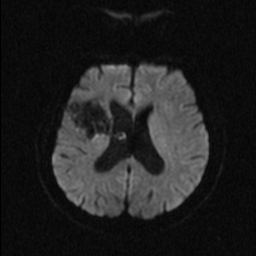
%> input picture FCM/Hospital Database/DWI Hospital Image/CSAdlan51.dcm, 256 x 256 px
$ octave --eval "result = ThresholdSegment(imread('../FCM/Hospital Database/DWI Hospital Image/CSAdlan51.dcm'));"   (GNU Octave 9; MATLAB toolbox functions it lacks are replaced by stand-ins)
%> lines starting %> are read from the running program, lines starting %| are printed output that depends on the picture; in (x1, y1, x2, y2) boxes, pixels count from 0 and x2, y2 are one past the last pixel; in counts of white or black regions, pixels touching at a corner belong together; the program's own positions count from 1; long printed decimals are rounded
### Adaptive Threshold/Image_block.m
function [ImageBlock]=Image_block(norm_image,Ndiv,XShift, YShift)
disp('----- Devide Image');
[Nx,Ny]=size(norm_image);
Xdiv=Ndiv;
Ydiv=Ndiv;
Rx=Nx/Xdiv;
Ry=Ny/Ydiv;
N=1;

for Px=0:Xdiv-1
    for Py=0:Ydiv-1
        J=1;
        for j=(Px*Rx+1+XShift):(Px*Rx+1+XShift)+Rx-1
            if j > Nx
                j0=Nx;
            else
                j0=j;
            end
            K=1;
            for k=(Py*Ry+1+YShift):(Py*Ry+1+YShift)+Ry-1
             if k > Ny
                k0=Ny;
            else
                k0=k;
             end
                ImageBlock(N,J,K)=norm_image(j0,k0);
                K=K+1;
            end
            J=J+1;
        end
        N=N+1;
    end
end

### Adaptive Threshold/ImageBlockAnalysis.m
function [HistXaxis,HistdataMax]= ImageBlockAnalysis(ImageBlock,Ndiv,XShift,YShift,Newbit)
H=300;
[Nz,Nx,Ny]=size(ImageBlock);
H=H+1;figure(H);

for z=1:Nz
    newimage(1:Nx,1:Ny)=ImageBlock(z,1:Nx,1:Ny);
    subplot(Ndiv,Ndiv,z,'FontSize',5);imshow(newimage,[0.1 0.7]);
    title(z);
end


disp('----- Calculating histogram');
H=H+1;figure(H);

for z = 1:Nz
    myimage(1:Nx, 1:Ny) = ImageBlock(z, 1:Nx, 1:Ny);
    [Sum_Pixels, Pixel_intens] = imhist(myimage, 2^Newbit);
    Sum_Pixels(length(Sum_Pixels)) = 0;
    subplot(Ndiv, Ndiv, z, 'FontSize', 5);
    plot(Pixel_intens, movmean(Sum_Pixels, 30));
    title(z);
    HistData0(z, :) = Sum_Pixels;
end


HistXaxis=Pixel_intens;

N1=45;  %region abnormal
N2=37;
N3=1;
N4=1;
N5=1;
N6=1;
N7=1;
N8=1;
N9=1;

B1=44;     %   region normal
B2=52;
B3=53;
B4=36;
B5=27;
B6=1;

HistData=HistData0;
HistData(N1,:)=0; % to assign normal histogram
HistData(N2,:)=0;
HistData(N3,:)=0;
HistData(N4,:)=0;
HistData(N5,:)=0;
HistData(N6,:)=0;
HistData(N7,:)=0;
HistData(N8,:)=0;
HistData(N9,:)=0;
[Nz,Nx]=size(HistData);
RangeROI=zeros(Nx,1);  % to mark abnormal histogram range

for n=1:Nx
    ROINormal=[HistData(B1,n),HistData(B2,n),HistData(B3,n),HistData(B4,n),HistData(B5,n),HistData(B6,n)];
    MaxNormal(n)=max(ROINormal);
    ROIData1=[HistData0(N1,n),HistData0(N2,n),HistData0(N3,n),HistData0(N4,n),HistData0(N5,n)];
    ROIData2=[HistData0(N6,n),HistData0(N7,n),HistData0(N8,n),HistData0(N9,n)];
    a= max(ROIData1);
    b= max(ROIData2);
    MaxROI(n)=max(a,b);
    HistdataMax(n)=max(HistData0(:,n));
end

MaxNormal(1)=0;
MaxROI(1)=0;
M=50;
MaxNormal = movmean(MaxNormal, M);
MaxROI = movmean(MaxROI, M);
for n=1:Nx
    if ((MaxNormal(n)==0) && (MaxROI(n)>0))
        RangeROI(n)=5;
    end
end

% [4 lines of commented-out code are left out]

title('Range of Abnormal ROI');

HistdataMax(1)=0;
M=50;
HistdataMax=movmean(HistdataMax,M);
% H=H+1;figure(H);plot(HistXaxis, HistdataMax,'g');
% title('Maximum block histogram');

### Adaptive Threshold/Autothreshold.m
function [CutHigh, CutLow]=Autothreshold (x2, Z)
% Finding the automatic thresholding values
H = 400;
Ny = length(Z);
[a, Normalpeak] = max(Z);

for i = 2:Ny
    Div(i) = Z(i-1) - Z(i);
end

Div = 10 * movmean(Div, 50);
H = H + 1; figure(H); plot(x2, Z); title('Histogram ROI');
H = H + 1; figure(H); plot(x2, Div, 'g'); title('Divergence');

Tri = 0;
Divthres = 0.15;
Divthresd = 0.15;

CutHigh = 0;  % Initialize CutHigh
CutLow = 0;   % Initialize CutLow

for i = Normalpeak + 50:Ny
    if (abs(Div(i)) <= Divthres) && (Tri == 0)
        CutHigh = i;
        Tri = 1;
    end
end

Tri = 0;
for i = Normalpeak - 50:-1:1
    if (abs(Div(i)) <= Divthresd) && (Tri == 0)
        CutLow = i;
        Tri = 1;
    end
end

Normalpeak = Normalpeak / (Ny - 1);
CutHigh = CutHigh / (Ny - 1);
CutLow = CutLow / (Ny - 1);

fprintf('\n\t\t Normal Peak = %g', Normalpeak);
fprintf('\n\t\t Max Cut off = %g', CutHigh);
fprintf('\n\t\t Min Cut off = %g\n', CutLow);

### Adaptive Threshold/ThresholdImage.m
function [image1,image2]=ThresholdImage(image,MinVal,MaxVal);
[Ny,Nx]=size(image);
image1=image;
image2=image;
for k=1:Ny
    for n=1:Nx
        if ((image(k,n) < MaxVal) || (image(k,n) > 0.9))
            image1(k,n)=0; % bright case
        end
    end
end
for k=1:Ny
    for n=1:Nx
        if ((image(k,n) < 0.05) || (image(k,n) > MinVal))
            image2(k,n)=0; % dark case
        end
    end
end
    %Min_val=0.01;Max_val=0.29; %dark roi
    %Min_val=0.49;Max_val=1; %bright roi

### Adaptive Threshold/ThresholdSegment.m
function [Imagebright, Imagedark]=ThresholdSegment(image)

Ndiv=8;XShift=0;YShift=0;Newbit=10;
[ImageBlock]=Image_block(image,Ndiv,XShift,YShift);
%> after the loop in Image_block, `for Px=0:Xdiv-1`: N = 65; j0 = 256
[HistXaxis,HistdataMax]=ImageBlockAnalysis(ImageBlock,Ndiv,XShift,YShift,Newbit);
%> the loop in ImageBlockAnalysis, `for z=1:Nz` made 64 passes
%> pass 1, in ImageBlockAnalysis, `imshow(newimage,[0.1 0.7])`:
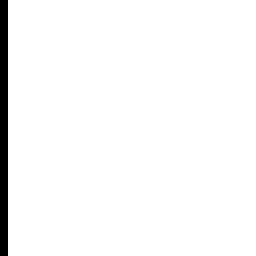
%> displayed picture: size 32x32, on the screen's scale of 0 to 255 (shown 8 times larger); 96.9% white; black in thin lines or dots, all inside (x1, y1, x2, y2) = (0, 0, 1, 32)
%> after the loop in ImageBlockAnalysis, `for z=1:Nz`:
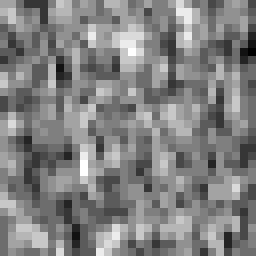
%> newimage: size 32x32 uint16 (shown 8 times larger); min 4, max 18, mean 11.1; drawn with min black and max white
%> after the loop in ImageBlockAnalysis, `for z=1:Nz`:
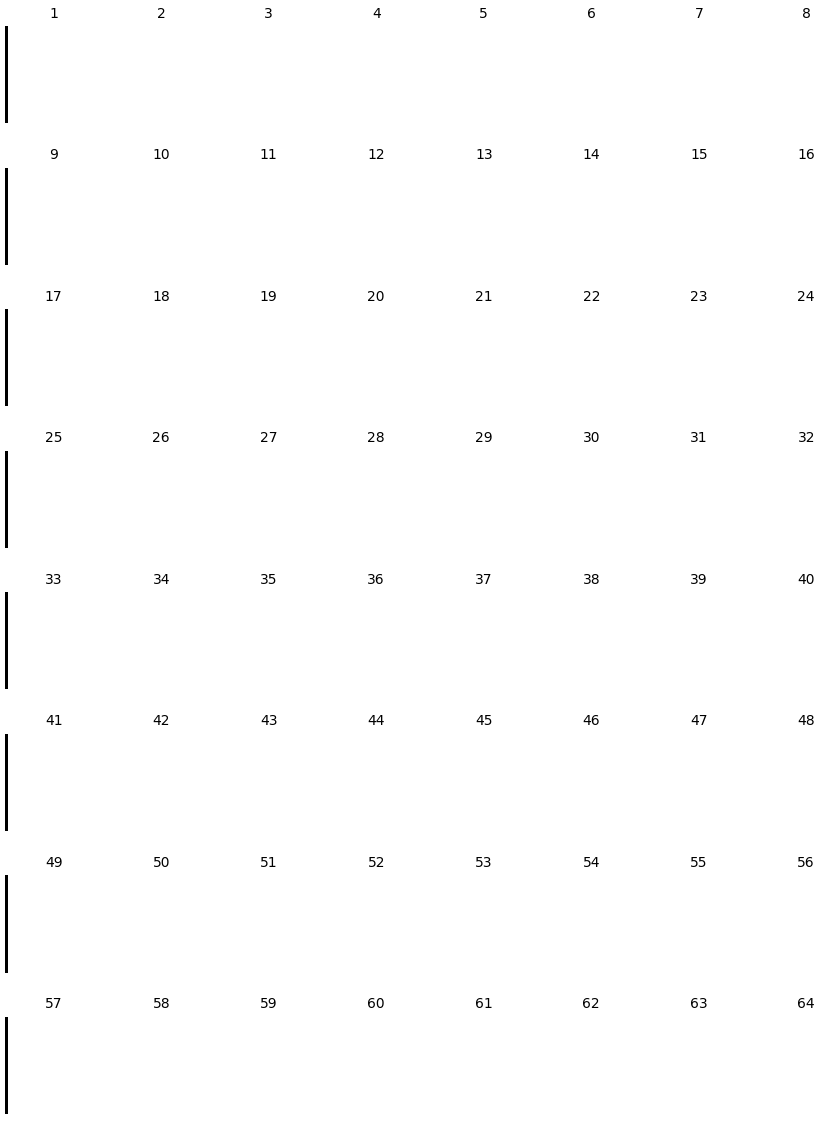
%> figure redrawn from the program's plot data, 64 panels
%> after the loop in ImageBlockAnalysis, `for z = 1:Nz`:
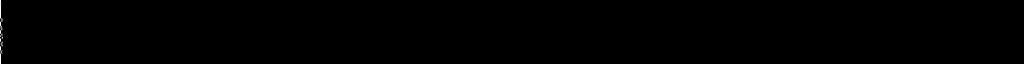
%> HistData0: size 64x1024 double; min 0, max 1024, mean 1; drawn with min black and max white
%> after the loop in ImageBlockAnalysis, `for z = 1:Nz`: Sum_Pixels = 1024 values, max 1024 at index 1, min 0 at index 2, mean 1
%> in ImageBlockAnalysis, `HistXaxis=Pixel_intens;`: HistXaxis = 1024 values from 0 to 65535
%> in ImageBlockAnalysis, `HistData(N1,:)=0;`: HistData: size 64x1024 double; under 0.01% of pixels changed, all inside (x1, y1, x2, y2) = (0, 44, 3, 45)
%> in ImageBlockAnalysis, `HistData(N2,:)=0;`: HistData: size 64x1024 double; min 0, max 1024, mean 1; mean of the top-left, top-right, bottom-left and bottom-right quarters 2, 0, 1.9, 0
%> in ImageBlockAnalysis, `HistData(N3,:)=0;`: HistData: size 64x1024 double; min 0, max 1024, mean 1; mean of the top-left, top-right, bottom-left and bottom-right quarters 1.9, 0, 1.9, 0
%> the loop in ImageBlockAnalysis, `for n=1:Nx` made 1024 passes
%> (ROIData2, a, b) on passes 4 to 6: ([0 0 0 0], 0, 0), ([0 0 0 0], 0, 0), ([0 0 0 0], 0, 0)
%> after the loop in ImageBlockAnalysis, `for n=1:Nx`: HistdataMax = 1024 values, max 1024 at index 1, min 0 at index 4, mean 2.59; MaxNormal = 1024 values, max 768 at index 2, min 0 at index 4, mean 1.49; MaxROI = 1024 values, max 1024 at index 1, min 0 at index 4, mean 1.8
%> in ImageBlockAnalysis, `MaxNormal = movmean(MaxNormal, M);`: MaxNormal = 1024 values, max 41.88 at index 1, min 0 at index 29, mean 0.765
%> in ImageBlockAnalysis, `MaxROI = movmean(MaxROI, M);`: MaxROI = 1024 values, max 32.76 at index 1, min 0 at index 29, mean 0.599
%> after the loop in ImageBlockAnalysis, `for n=1:Nx`: RangeROI = 1024 values from 0 to 0
%> in ImageBlockAnalysis, `HistdataMax=movmean(HistdataMax,M);`: HistdataMax = 1024 values, max 64.96 at index 1, min 0 at index 29, mean 1.2
[MaxVal, MinVal]=Autothreshold (HistXaxis,HistdataMax)

fprintf('Default MinVal=0.325513 \n');
fprintf('Default MaxVal=0.502444 \n');
% [7 lines of commented-out code are left out]
MinVal=0.316716; % ACH DWI Hospital Database
MaxVal=0.497556;% ACH DWI Hospital Database

[Imagebright, Imagedark]=ThresholdImage(image,MinVal,MaxVal);

fprintf('\t\t\n Minimum Threshold Value = %g\n', MinVal);
fprintf('\t\t\n Maximum Threshold Value = %g\n', MaxVal);
%> in ThresholdSegment, `[HistXaxis,HistdataMax]=ImageBlockAnalysis(ImageBlock,Ndiv,XShift,YShi..`: HistXaxis = 1024 values from 0 to 65535
%> in Autothreshold, `[a, Normalpeak] = max(Z);`: a = 64.96; Normalpeak = 1
%> after the loop in Autothreshold, `for i = 2:Ny`: Div = 1024 values, max 17.12 at index 29, min 0 at index 1, mean 0.0634
%> in Autothreshold, `Div = 10 * movmean(Div, 50);`: Div = 1024 values, max 22.4 at index 5, min 0 at index 55, mean 0.655
%> the loop in Autothreshold, `for i = Normalpeak + 50:Ny` made 974 passes
%> (CutHigh, Tri) on pass 5: (55, 1)
%> after the loop in Autothreshold, `for i = Normalpeak - 50:-1:1`: CutLow = 0
%> in Autothreshold, `Normalpeak = Normalpeak / (Ny - 1);`: Normalpeak = 0.000978
%> in Autothreshold, `CutHigh = CutHigh / (Ny - 1);`: CutHigh = 0.0538
%| 		 Normal Peak = 0.0009775
%| 		 Max Cut off = 0.05376
%| 		 Min Cut off = 0
%> in ThresholdSegment, `[MaxVal, MinVal]=Autothreshold (HistXaxis,HistdataMax)`: MinVal = 0
%> in ThresholdImage, image1 is the input picture: size 256x256 uint16; min 0, max 154, mean 32.6
%> after the loop in ThresholdImage, `for k=1:Ny`: image1: size 256x256 uint16; every value is 0
%> (the run ends here)
